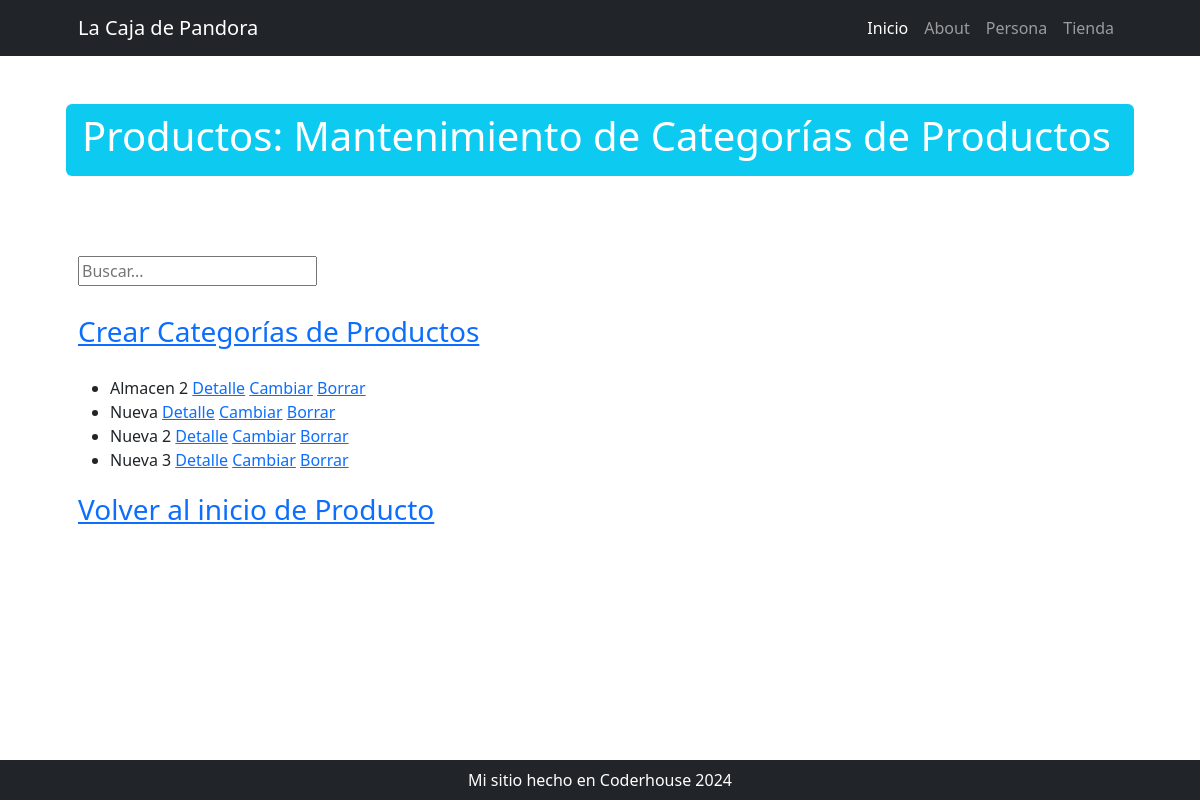
Page /tienda/productocategoria/list/ on the committed database.
### tienda/models.py (models this page shows, shortened)
class Categoria(models.Model):
    codigo = models.IntegerField(primary_key=True)
    nombre = models.CharField(max_length=50, unique=True)
    descripcion = models.CharField(max_length=50, verbose_name="Descripción", null=True, blank=True)

### tienda/views.py (the view)
# urls.py: path("productocategoria/list/", views.productocategoria_list, name="productocategoria_list"),
def productocategoria_list(request):
    consulta = request.GET.get("consulta", None)
    if consulta:
        print(consulta)
        query = models.Categoria.objects.filter(nombre__icontains=consulta)
    else:
        query = models.Categoria.objects.all()
    context = {"categorias": query}
    return render(request, "tienda/productocategoria_list.html", context)

### tienda/templates/tienda/productocategoria_list.html (shortened to what this page needs)
{% extends 'core/base.html' %}
{% block titulo %}
    Productos: Mantenimiento de Categorías de Productos
{% endblock titulo %}
{% block contenido %}
    <div class="py-lg-4 ">
        <form action="{% url 'tienda:home' %}" method="get">
            <input type="text" name="consulta" placeholder="Buscar...">
        </form>
    </div>
    <div class="fs-3 pb-4">
        <a href="{% url 'tienda:productocategoria_create' %}">Crear Categorías de Productos</a>
    </div>
    <ul>
        {% for categoria in categorias %}
            <li>{{ categoria.nombre }}
                <a href="{% url 'tienda:productocategoria_detail' categoria.codigo %}">Detalle</a>
                <a href="{% url 'tienda:productocategoria_update' categoria.codigo %}">Cambiar</a>
                <a href="{% url 'tienda:productocategoria_delete' categoria.codigo %}">Borrar</a>
            </li>
        {% endfor %}
    </ul>
    <div class="fs-3 pb-4">
        <a href="{% url 'tienda:home' %}">Volver al inicio de Producto</a>
    </div>
{% endblock contenido %}

### rows in the picture
Categoria: nombre "Almacen 2"
Categoria: nombre "Nueva"
Categoria: nombre "Nueva 2"
Categoria: nombre "Nueva 3"
